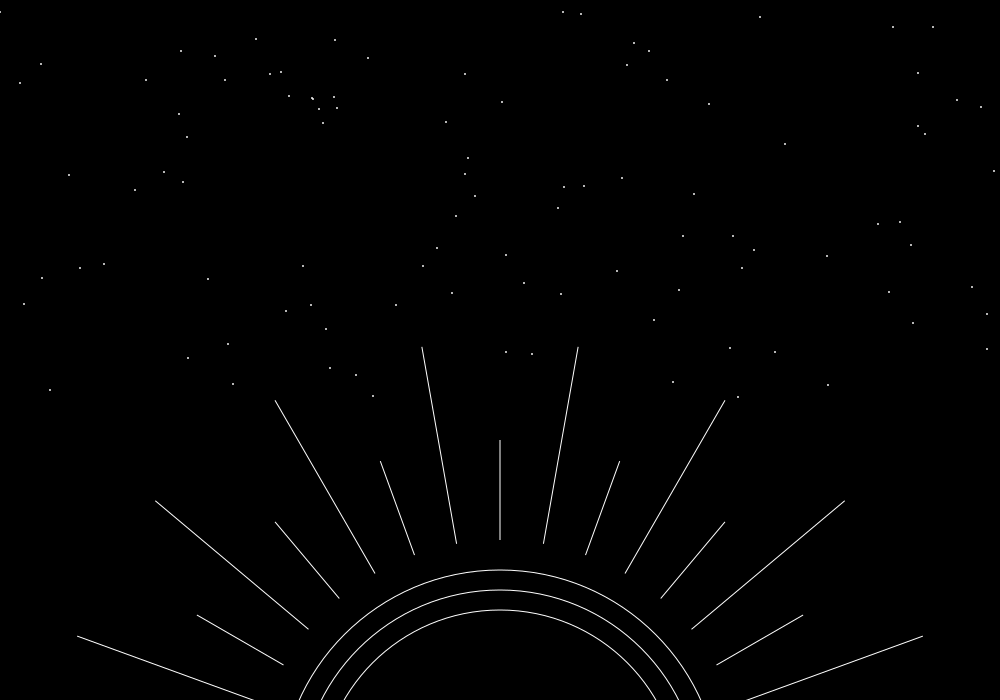

Source code (Python):
import random
from LineDream import Path, Canvas, Rectangle, Square, Ellipse, Point, Circle, CircleMath, TextShape

Canvas.width=900
Canvas.height=500
Canvas.background_color='black'

#todo: add 'LineDream' text

for pp in range(100):
	x = random.randint(0, Canvas.width)
	y = random.randint(0, 400)

	coords = (x,y)
	p = Point(*coords)

	p.stroke_color= 'white'

c_size = 180

circle_center = Canvas.width/2, Canvas.height+c_size/2
c = Circle(*circle_center, 180)
c.stroke_color='white'

c = Circle(*circle_center, 200)
c.stroke_color='white'

c = Circle(*circle_center, 220)
c.stroke_color='white'

#180 to 0
# make rays

long=True
for degrees in range(360,180,-10):

	dist_from_circle = 250

	line_len = 40
	if long:
		line_len = 100
		long=False
	else:
		long=True

	d_x_s, d_y_s = CircleMath.distance_to_coords(degrees, dist_from_circle)
	x1 = circle_center[0] + d_x_s
	y1 = circle_center[1] + d_y_s

	d_x, d_y = CircleMath.distance_to_coords(degrees, dist_from_circle + line_len)
	x2 = circle_center[0] + d_x
	y2 = circle_center[1] + d_y

	Path([(x1,y1), (x2,y2)], stroke_color='white')


# vs = [[(-6.0, -6.0), (-6.0, -6.0), (-6.0, -5.0)], [(-6.0, -6.0), (-6.0, -5.0), (-5.0, -5.0)], [(-5.0, -5.0), (-5.0, -2.0), (-2.0, 0.0), (0.0, 3.0), (3.0, 5.0), (5.0, 6.0), (6.0, 6.0)], [(-5.0, -5.0), (-5.0, -2.0), (-2.0, 0.0), (0.0, 2.0), (2.0, 4.0), (4.0, 5.0), (5.0, 5.0), (5.0, 6.0)]]
vs = [[(-7.0, -12.0), (-7.0, 9.0)], [(-7.0, -12.0), (2.0, -12.0), (5.0, -11.0), (6.0, -10.0), (7.0, -8.0), (7.0, -6.0), (6.0, -4.0), (5.0, -3.0), (2.0, -2.0)], [(-7.0, -2.0), (2.0, -2.0), (5.0, -1.0), (6.0, 0.0), (7.0, 2.0), (7.0, 5.0), (6.0, 7.0), (5.0, 8.0), (2.0, 9.0), (-7.0, 9.0)]]

tt = TextShape('LineDream', stroke_color='white')
# tt.stroke_color='white'
tt.transform(30, 30)


Canvas.save(f'example.svg')
